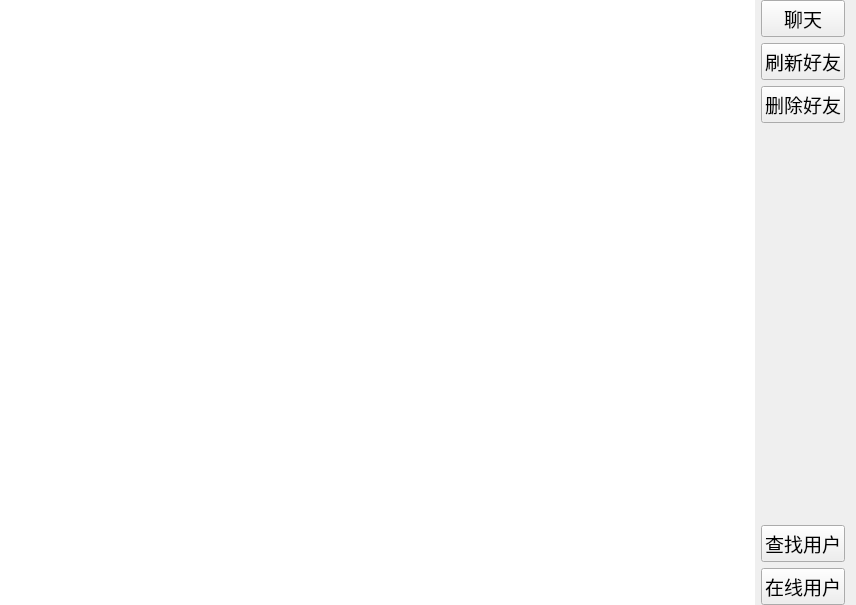
<?xml version="1.0" encoding="UTF-8"?>
<ui version="4.0">
 <class>Friend</class>
 <widget class="QWidget" name="Friend">
  <property name="geometry">
   <rect>
    <x>0</x>
    <y>0</y>
    <width>856</width>
    <height>605</height>
   </rect>
  </property>
  <property name="windowTitle">
   <string>Form</string>
  </property>
  <layout class="QGridLayout" name="gridLayout">
   <property name="leftMargin">
    <number>0</number>
   </property>
   <property name="topMargin">
    <number>0</number>
   </property>
   <property name="bottomMargin">
    <number>0</number>
   </property>
   <item row="0" column="0">
    <layout class="QHBoxLayout" name="horizontalLayout">
     <item>
      <widget class="QListWidget" name="friend_LW">
       <property name="frameShape">
        <enum>QFrame::NoFrame</enum>
       </property>
      </widget>
     </item>
     <item>
      <layout class="QVBoxLayout" name="verticalLayout">
       <item>
        <widget class="QPushButton" name="chat_PB">
         <property name="font">
          <font>
           <family>Agency FB</family>
           <pointsize>14</pointsize>
          </font>
         </property>
         <property name="text">
          <string>聊天</string>
         </property>
        </widget>
       </item>
       <item>
        <widget class="QPushButton" name="flushFriend_PB">
         <property name="font">
          <font>
           <family>Agency FB</family>
           <pointsize>14</pointsize>
          </font>
         </property>
         <property name="text">
          <string>刷新好友</string>
         </property>
        </widget>
       </item>
       <item>
        <widget class="QPushButton" name="delFriend_PB">
         <property name="font">
          <font>
           <family>Agency FB</family>
           <pointsize>14</pointsize>
          </font>
         </property>
         <property name="text">
          <string>删除好友</string>
         </property>
        </widget>
       </item>
       <item>
        <spacer name="verticalSpacer">
         <property name="orientation">
          <enum>Qt::Vertical</enum>
         </property>
         <property name="sizeHint" stdset="0">
          <size>
           <width>20</width>
           <height>40</height>
          </size>
         </property>
        </spacer>
       </item>
       <item>
        <widget class="QPushButton" name="findUser_PB">
         <property name="font">
          <font>
           <family>Agency FB</family>
           <pointsize>14</pointsize>
          </font>
         </property>
         <property name="text">
          <string>查找用户</string>
         </property>
        </widget>
       </item>
       <item>
        <widget class="QPushButton" name="onlineUser_PB">
         <property name="font">
          <font>
           <family>Agency FB</family>
           <pointsize>14</pointsize>
          </font>
         </property>
         <property name="text">
          <string>在线用户</string>
         </property>
        </widget>
       </item>
      </layout>
     </item>
    </layout>
   </item>
  </layout>
 </widget>
 <resources/>
 <connections/>
</ui>
